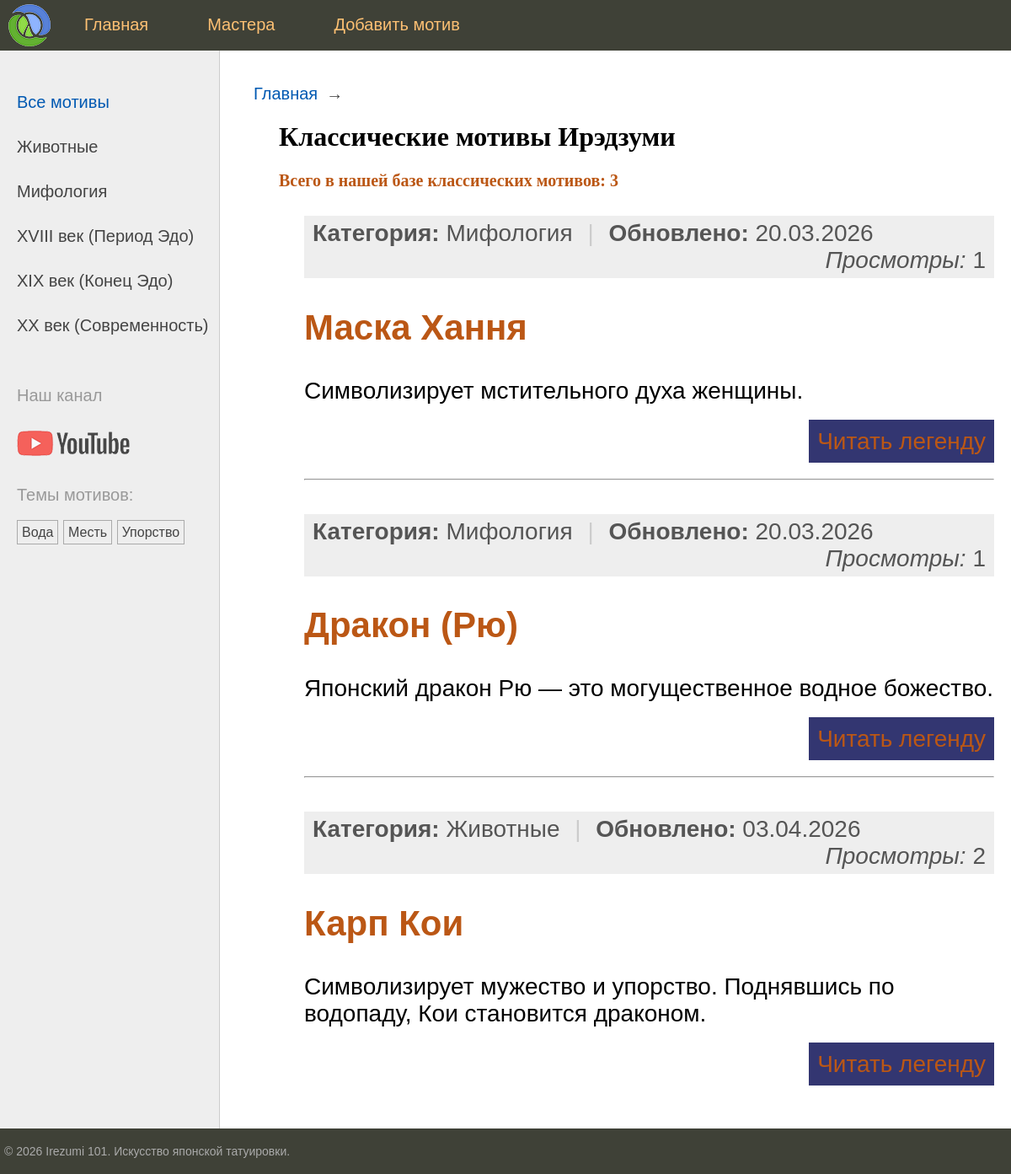
The app's page /, older data.
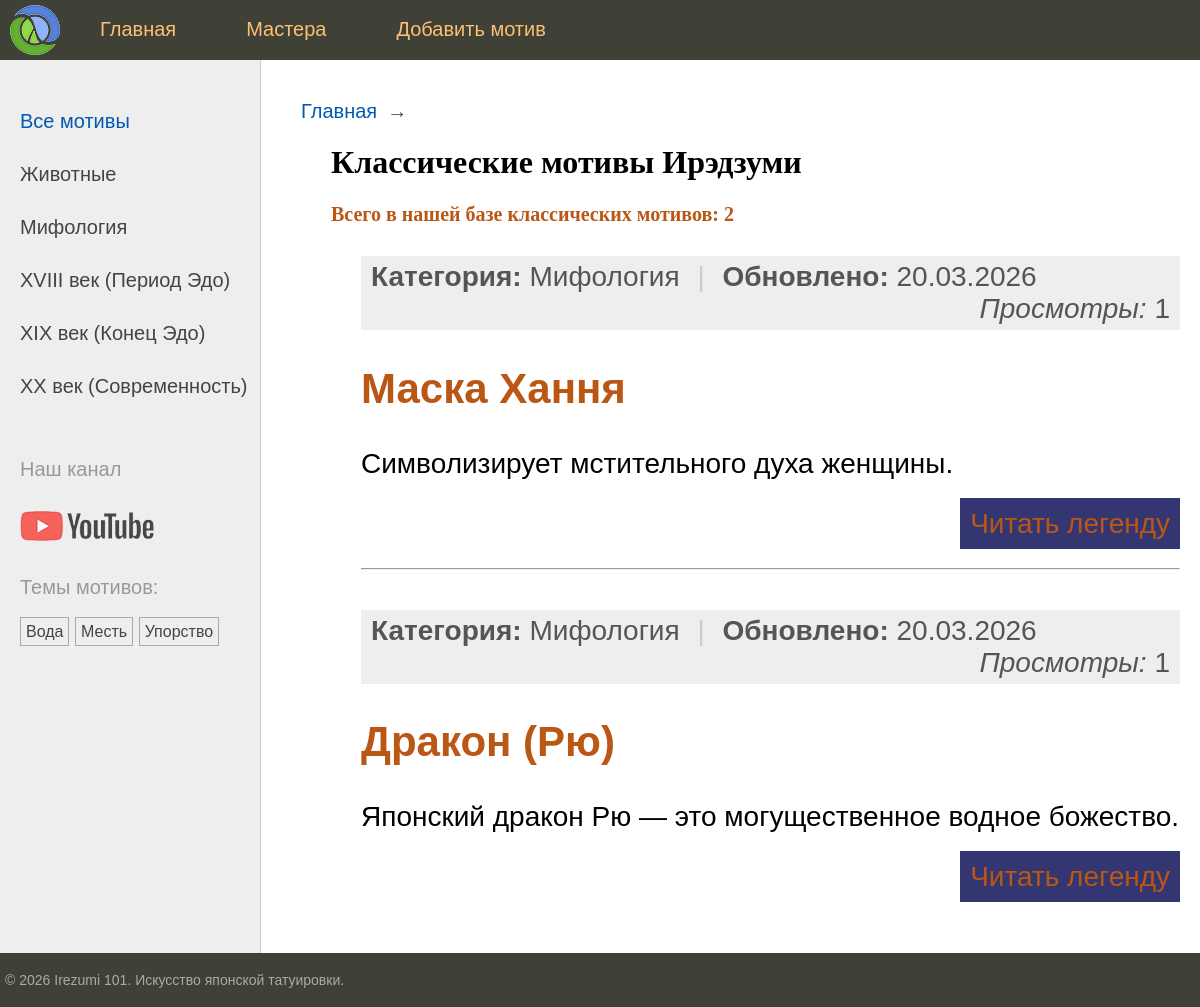
The same page, newer data.
### irezumi/models.py (models this page shows, shortened)
class Category(models.Model):
    name = models.CharField(max_length=100, db_index=True, verbose_name="Категория")
    slug = models.SlugField(max_length=255, unique=True, db_index=True)
    class Meta:
        verbose_name = "Категория"
        verbose_name_plural = "Категории"
    def get_absolute_url(self):
        return reverse('category', kwargs={'cat_slug': self.slug})

class TagPost(models.Model):
    tag = models.CharField(max_length=100, db_index=True, verbose_name="Тег")
    slug = models.SlugField(max_length=255, unique=True, db_index=True)
    class Meta:
        verbose_name = "Тег"
        verbose_name_plural = "Теги"
    def get_absolute_url(self):
        return reverse('tag', kwargs={'tag_slug': self.slug})

class Motif(models.Model):
    class Status(models.IntegerChoices):
        DRAFT = 0, 'Черновик'
        PUBLISHED = 1, 'Опубликовано'
    title = models.CharField(max_length=255, verbose_name="Название мотива")
    slug = models.SlugField(max_length=255, unique=True, db_index=True, verbose_name="URL-слаг")
    content = models.TextField(blank=True, verbose_name="Легенда и значение")
    image = models.ImageField(
        upload_to=get_image_path,
        blank=True,
        null=True,
        verbose_name="Изображение мотива"
    )
    time_create = models.DateTimeField(auto_now_add=True, verbose_name="Время создания")
    time_update = models.DateTimeField(auto_now=True, verbose_name="Время изменения")
    is_published = models.BooleanField(
        choices=Status.choices,
        default=Status.PUBLISHED,
        verbose_name="Статус публикации"
    )
    views_count = models.IntegerField(default=0, verbose_name="Просмотры")
    cat = models.ForeignKey('Category', on_delete=models.PROTECT, null=True, related_name='motifs',
                            verbose_name="Категория")
    tags = models.ManyToManyField('TagPost', blank=True, related_name='motifs', verbose_name="Теги")
    objects = models.Manager()
    published = PublishedManager()
    class Meta:
        ordering = ['-time_create']
        indexes = [
            models.Index(fields=['-time_create']),
        ]
        verbose_name = "Мотив"
        verbose_name_plural = "Мотивы"
    def get_absolute_url(self):
        return reverse('motif', kwargs={'motif_slug': self.slug})

### irezumi/views.py (the view)
# urls.py: path('', views.index, name='home'),
def index(request):
    motifs = Motif.published.all()
    stats = Motif.published.aggregate(total_count=Count('id'))
    context = {
        'title': 'Irezumi 101: Главная',
        'menu': menu,
        'motifs': motifs,
        'century_selected': 0,
        'total_motifs': stats['total_count'],
    }
    return render(request, 'irezumi/index.html', context)

### irezumi/models.py (called while the page is built)
    def get_queryset(self):
        return super().get_queryset().filter(is_published=Motif.Status.PUBLISHED)

### irezumi/templatetags/irezumi_tags.py (called while the page is built)
@register.inclusion_tag('irezumi/includes/list_categories.html')
def show_categories(cat_selected_id=0):
    cats = Category.objects.annotate(total=Count("motifs")).filter(total__gt=0)
    return {"cats": cats, "cat_selected": cat_selected_id}

@register.inclusion_tag('irezumi/includes/list_tags.html')
def show_all_tags():
    tags = TagPost.objects.annotate(total=Count("motifs")).filter(total__gt=0)
    return {"tags": tags}

### masters/converters.py (called while the page is built)
    def to_url(self, value):
        return "%02d" % value

### masters/templatetags/master_tags.py (called while the page is built)
@register.inclusion_tag('masters/includes/list_centuries.html')
def show_centuries(century_selected=0):
    return {'centuries': centuries_db, 'century_selected': century_selected}

### irezumi/templates/irezumi/index.html
{% extends 'irezumi/base.html' %}
{% block content %}
    <h1>Классические мотивы Ирэдзуми</h1>
    <p style="color: #BB5715; font-weight: bold;">
        Всего в нашей базе классических мотивов: {{ total_motifs }}
    </p>
    <ul class="content-table">
        {% for m in motifs %}
            <li>
                <div class="article-panel">
    <p class="first">
        <b>Категория:</b> {{ m.cat.name|default:"Без категории" }}
        <span style="color: #ccc; margin: 0 10px;">|</span>
        <b>Обновлено:</b> {{ m.time_update|date:"d.m.Y" }}
    </p>
    <p class="last">
        <i class="views-icon">Просмотры: </i> {{ m.views_count }}
    </p>
</div>
                <h2><a href="{{ m.get_absolute_url }}">{{ m.title }}</a></h2>
                <p>{{ m.content|truncatewords:15 }}</p>
                <p class="link-read-post">
                    <a href="{{ m.get_absolute_url }}">Читать легенду</a>
                </p>
                {% if not forloop.last %}
                    <hr>
                {% endif %}
            </li>
        {% endfor %}
    </ul>
{% endblock %}

### irezumi/templates/irezumi/includes/list_categories.html
{% for cat in cats %}
    {% if cat.pk == cat_selected %}
        <li class="selected">{{ cat.name }}</li>
    {% else %}
        <li><a href="{{ cat.get_absolute_url }}">{{ cat.name }}</a></li>
    {% endif %}
{% endfor %}

### irezumi/templates/irezumi/includes/list_tags.html
{% if tags %}
    <p style="margin-top:20px; color:#999;">Темы мотивов:</p>
    <ul class="tags-list">
        {% for t in tags %}
            <li><a href="{{ t.get_absolute_url }}">{{ t.tag }}</a></li>
        {% endfor %}
    </ul>
{% endif %}

Row changes from the older to the newer data that the page shows:
no longer on this page (row edited): Motif: cat.name "Животные", time_update "03.04.2026", views_count "2", title "Карп Кои", content "Символизирует мужество и упорство. Поднявшись по водопаду, Кои становится драконом."
Text that changed along with them:
{{ total_motifs }}: "3" → "2"
